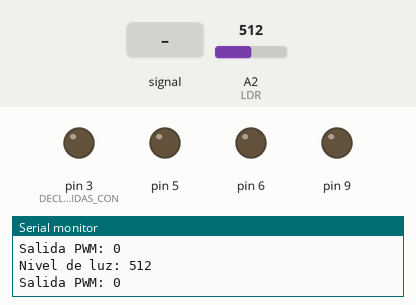
This sketch was run on a simulated Arduino Uno, built with avr-gcc and run on an emulated ATmega328P. Parts: output pins drawn as LEDs (lit = HIGH), the last lines printed to the serial monitor. The inputs (shaded band) are chosen by the test bench; at power-on: A2 (LDR) = 512.

Above: at 2.0 s.
2.1 s: A2 (LDR) fed a 200 Hz sine of ±255 counts around its level
At 2.7 s:
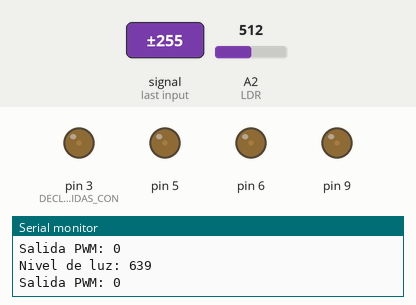
3.6 s: A2 (LDR) set to 0
At 4.6 s:
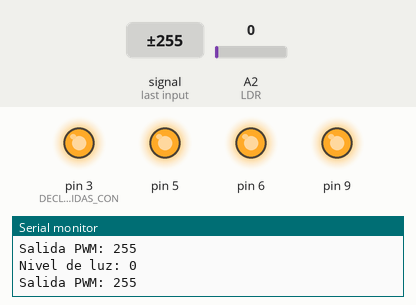
5.1 s: A2 (LDR) set to 122
At 5.4 s:
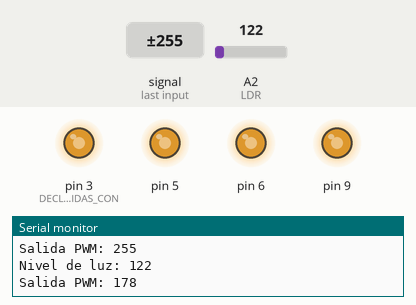
6.6 s: A2 (LDR) set to 410
At 7.8 s:
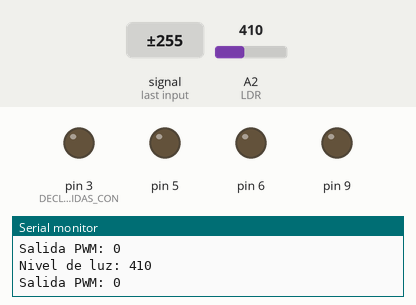
8.1 s: A2 (LDR) fed a 1000 Hz sine of ±255 counts around its level
At 9.2 s:
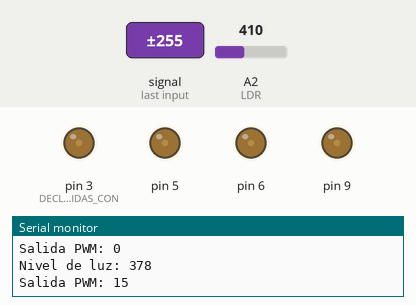
11.1 s: A2 (LDR) fed a 2 Hz sine of ±306 counts around its level
At 11.91 s:
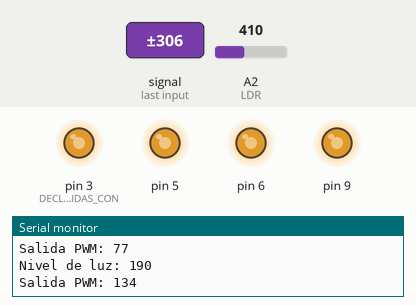
Timing chart, 0 to 13.7 s (numbered marks = the images above; inputs shaded):
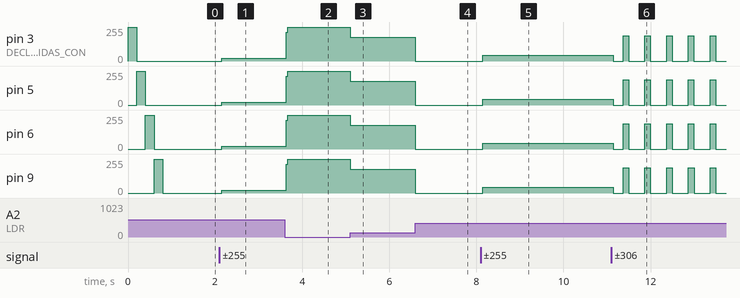

The sketch:

sensor_4LED.ino
```cpp
int luz;                    //DECLARACIÓN DE VARIABLES
int led;
int i=0;

void setup()
{
 Serial.begin(9600);        //VELOCIDAD DE COMUNICACIÓN CON EL PC
 pinMode(3,OUTPUT);         //DECLARAMOS 4 SALIDAS CON PWM COMO DE SALIDA
 pinMode(5,OUTPUT);
 pinMode(6,OUTPUT);
 pinMode(9,OUTPUT);

 digitalWrite(3,HIGH);      //HACEMOS UNA COMPROBACIÓN DE FUNCIONAMIENTO DE LOS 4 LED
 delay(200);                //ANTES DE EMPEZAR CON EL PROGRAMA
 digitalWrite(3,LOW);

 digitalWrite(5,HIGH);
 delay(200);
 digitalWrite(5,LOW);

 digitalWrite(6,HIGH);
 delay(200);
 digitalWrite(6,LOW);

 digitalWrite(9,HIGH);
 delay(200);
 digitalWrite(9,LOW);

}
void loop()
{
luz=analogRead(A2);         //LEEMOS EL NIVEL DE ILUMINACIÓN EN EL LDR
if(luz<400)                 //ESTABLECEMOS UN NIVEL DE ILUMINACIÓN MINIMO A PARTIR DEL CUAL
{                           //REACCIONARÁN LOS LED
led=map(luz,0,400,255,0);   //HACEMOS UNA INTERPOLACIÓN ENTRE LA SEÑAL DEL LDR Y LA ILUMINACIÓN
}
else{led=0;}                //POR ENCIMA DEL VALOR MINIMO, LOS LED NO SE ENCIENDEN

analogWrite(3,led);         //QUE CADA LED ILUMINE SEGÚN LO ANTERIOR
analogWrite(5,led);
analogWrite(6,led);
analogWrite(9,led);

i=i+1;          //PARA NO LLENAR LA PANTALLA DE LINEAS DE INFORMACIÓN, CADA VEZ QUE EL
if (i%2000==0)  //PROGRAMA EJECUTE 2000 VECES, QUE IMPRIMA EN PATALLA LOS VALORES DE luz y DE led
{
  Serial.print("Nivel de luz: ");Serial.println(luz);
  Serial.print("Salida PWM: ");Serial.println(led);
}
}
```

Measured:
- after the input at 2.1 s, pin 3 (DECLARAMOS_4_SALIDAS_CON), pin 5, pin 6, pin 9: 0/255 → 21/255 after 0.05 s
- after the input at 3.6 s, pin 3 (DECLARAMOS_4_SALIDAS_CON), pin 5, pin 6, pin 9: 21/255 → 255/255 at once
- after the input at 5.1 s, pin 3 (DECLARAMOS_4_SALIDAS_CON), pin 5, pin 6, pin 9: 255/255 → 178/255 at once
- after the input at 6.6 s, pin 3 (DECLARAMOS_4_SALIDAS_CON), pin 5, pin 6, pin 9: 178/255 → 0/255 at once
- after the input at 8.1 s, pin 3 (DECLARAMOS_4_SALIDAS_CON), pin 5, pin 6, pin 9: 0/255 → 44/255 at once
- after the input at 11.1 s, pin 3 (DECLARAMOS_4_SALIDAS_CON), pin 5, pin 6, pin 9: 44/255 → 0/255 at once, then repeats every 0.50 s: 189/255 0.13 s, 0/255 0.37 s
